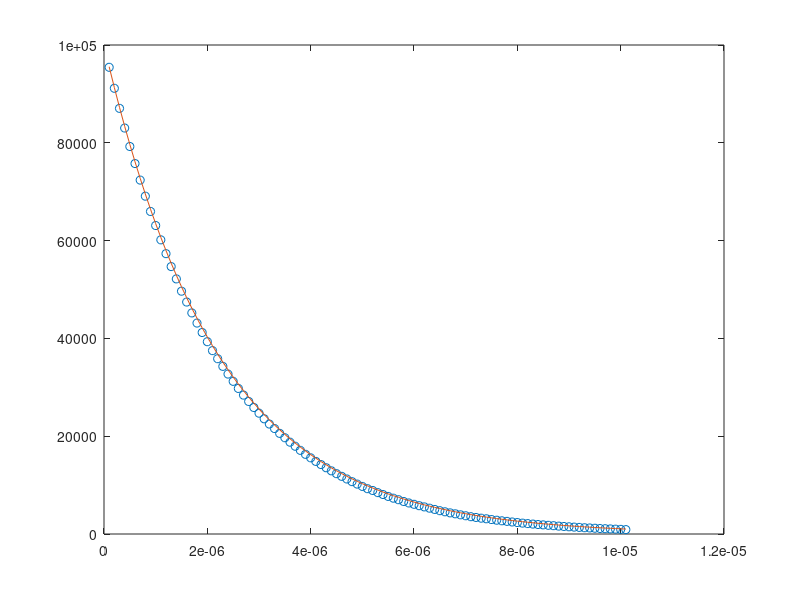

This figure's MATLAB source:
% Radioactive decay--muons!
% by Jessica Kintner, 4/5
%
% There are many ways to do this.  I thought the might be clearest,
% but it is definitely not the fastest :)
%
clear N; clear T;
N0 = 100000;

index = 1;
Gamma = 1/2.2e-6;  % in 1/seconds
dt = 1e-7;  % in seconds
numberLeft = N0;
timeOfStep = 0;
totalTime = 1e-5;   % in seconds

%
for t = 0:dt:totalTime
    clear particles;
    particles = rand(1,numberLeft);
    numDecayed = 0;
    for k = 1:numberLeft
        if particles(k) < Gamma*dt   % then it decays
            %particles(k) = 2;
            numDecayed = numDecayed+1;
        end
    end
    
    numberLeft = numberLeft - numDecayed;
    timeOfStep = timeOfStep + dt;
    T(index) = timeOfStep;
    N(index) = numberLeft;
    index = index + 1;
end

figure(1)
plot(T, N, 'o')
%xlim([0 totalTime])

predN = N0*exp(-Gamma*T);
hold on
plot(T, predN)
hold off

myData = [T' N'];
save decayMuonData.txt myData -ascii

        